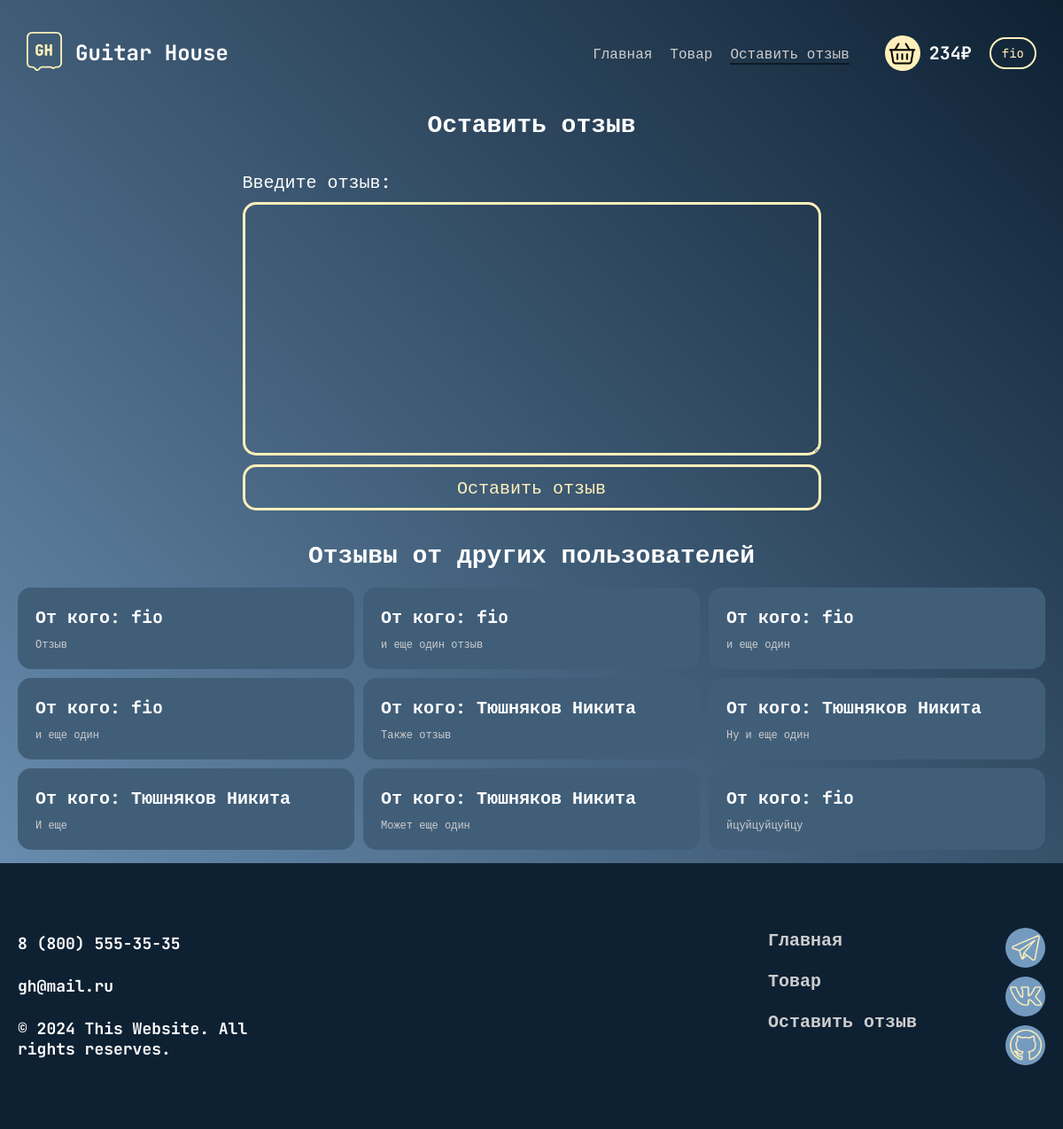
Page /contact (signed in) on the earlier database version.
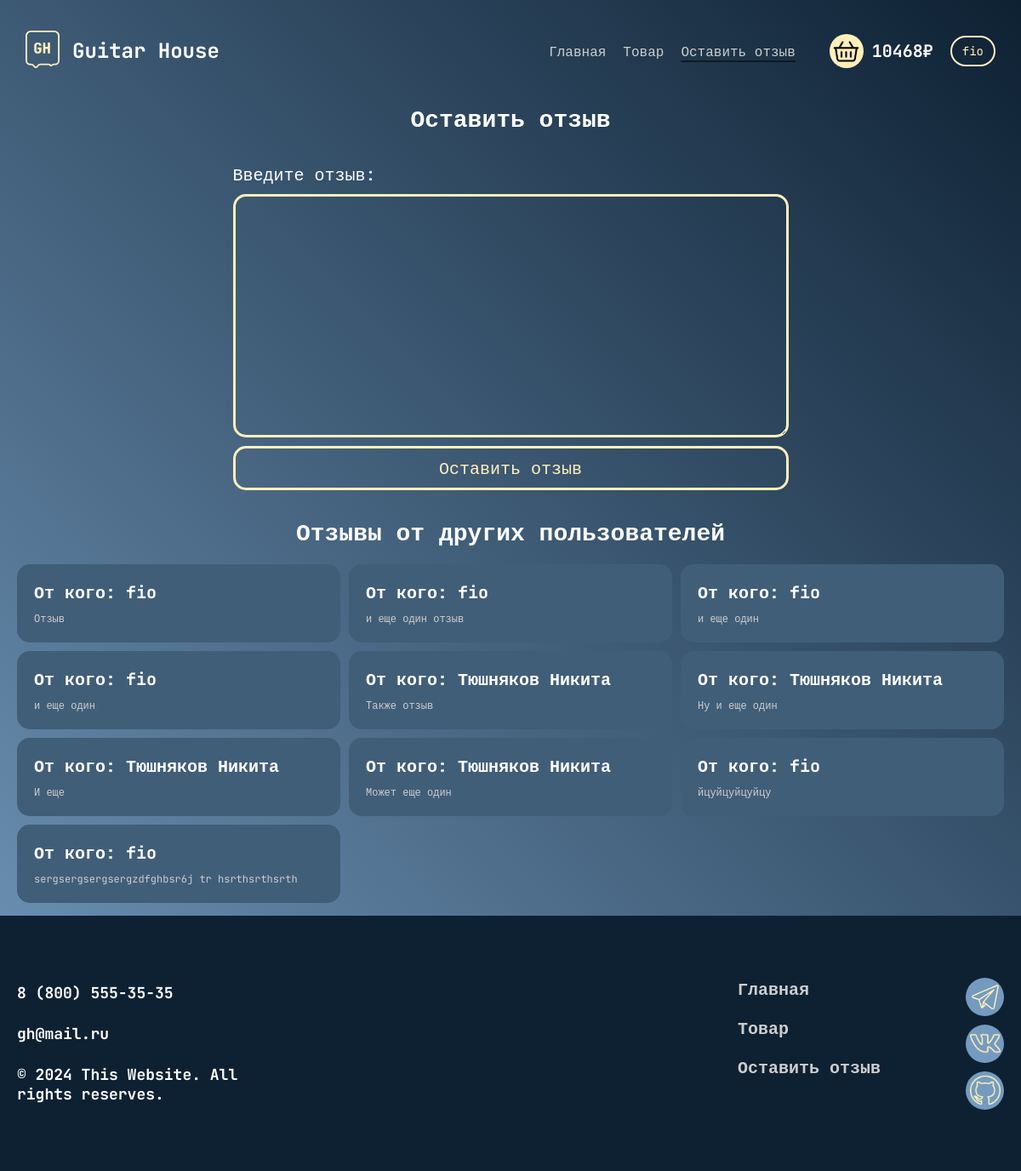
Same page on the later database version.
### data/feedbacks.py (models this page shows)
class Feedback(SqlAlchemyBase, UserMixin, SerializerMixin):
    __tablename__ = 'feedbacks'
    id = sqlalchemy.Column(sqlalchemy.Integer,
                           primary_key=True, autoincrement=True)
    text = sqlalchemy.Column(sqlalchemy.String,
                                    default="NULL")
    date = sqlalchemy.Column(sqlalchemy.DateTime,
                             default=datetime.datetime.now)
    user_id = sqlalchemy.Column(sqlalchemy.Integer,
                                sqlalchemy.ForeignKey("users.id"))
    user = orm.relationship('User')

### data/users.py (models this page shows, shortened)
class User(SqlAlchemyBase, UserMixin, SerializerMixin):
    __tablename__ = 'users'
    id = sqlalchemy.Column(
        sqlalchemy.Integer,
        primary_key=True,
        autoincrement=True
    )
    email = sqlalchemy.Column(
        sqlalchemy.String,
        index=True,
        unique=True,
    )
    full_name = sqlalchemy.Column(sqlalchemy.String)
    age = sqlalchemy.Column(sqlalchemy.Integer)
    birthday = sqlalchemy.Column(
        sqlalchemy.DateTime,
        default=datetime.datetime.now
    )
    hashed_password = sqlalchemy.Column(sqlalchemy.String)
    product = orm.relationship("Product", back_populates='user')
    feedback = orm.relationship("Feedback", back_populates='user')
    cart = orm.relationship("Cart", back_populates='user')

### main.py (the view, shortened to what this page needs)
@app.route('/contact', methods=['GET', 'POST'])
def contact():
    form = FeedbackForm()
    db_sess = db_session.create_session()
    summary = 0
    try:
        sum_price = db_sess.query(Cart.price).filter(Cart.user_id == current_user.id)
        for i in sum_price:
            summary += i[0]
    except AttributeError:
        summary = 0
    feedback = db_sess.query(Feedback).all()
    return render_template(
        'contact.html',
        title='Guitar House / Контакты',
        css=url_for('static', filename='css/contact.css'),
        js=url_for('static', filename='js/main.js'),
        form=form,
        feedback=feedback,
        sum_price=summary
    )

### forms/feedback.py
class FeedbackForm(FlaskForm):
    text = TextAreaField("Введите отзыв: ", validators=[DataRequired()])
    submit = SubmitField('Оставить отзыв')

### data/db_session.py (called while the page is built)
def create_session() -> Session:
    global __factory
    return __factory()

### main.py (called while the page is built)
@login_manager.user_loader
def load_user(user_id):
    db_sess = db_session.create_session()
    return db_sess.query(User).get(user_id)

### templates/contact.html (shortened to what this page needs)
{% extends "base.html" %}
{% block content %}
<main>
  <section class="leave-feedback">
    <article>
      <h1>Оставить отзыв</h1>
    </article>
    <div class="container">
      <form action="/contact" method="post">
        <div>
          {{ form.text.label }}
          {{ form.text(cols="50", rows="10") }}
        </div>
        <div>
          {% if current_user.is_authenticated %}
            {{ form.submit(type="submit", class="btn btn_feedback") }}
          {% endif %}
        </div>
      </form>
    </div>
  </section>
  <section class="feedbacks">
    <div class="container">
      <div class="feedbacks__wraper">
        <article>
          <h1>Отзывы от других пользователей</h1>
        </article>
        <div class="feedbacks__items">
          {% for item in feedback %}
            <div class="item{{item.id}} item">
              <h3>От кого: {{ item.user.full_name }} </h3>
              <p>
                {{ item.text }}
              </p>
            </div>
          {% else %}
            <h1 class="no-feedback">Отзывов пока что нет</h1>
          {% endfor %}
        </div>
      </div>
    </div>
  </section>
</main>
{% endblock %}

### templates/base.html (shortened to what this page needs)
<!DOCTYPE html>
<html lang="en">
  <head>
    <link rel="stylesheet" href="{{ css }}">
  </head>
  <body>
    <div class="wraper">
      <header>
        <a class="header__logo" href="/">
          <img src="{{ url_for('static', filename='img/logo.svg') }}" alt="logo">
          <h2>Guitar House</h2>
        </a>
        <div class="burger-navigation">
          <nav class="header__navigation">
            <ul>
              <li><a href="/"> Главная</a></li>
              <li><a href="/shop"> Товар</a></li>
              <li><a href="/contact"> Оставить отзыв</a></li>
            </ul>
          </nav>
          <section class="header__blocks">
            <a class="header__cart cart" href="/cart">
              <div class="cart__icon">
                <img src="{{ url_for('static', filename='img/cart.svg') }}" alt="cart-icon">
              </div>
              <h3 class="cart__sum">{{ sum_price }}₽</h3>
            </a>
            {% if current_user.is_authenticated %}
              <div class="header__btn-acc btn-acc">
                <form action="/account">
                  <button class="btn btn_acc">
                    {{ current_user.full_name }}
                  </button>
                </form>
              </div>
            {% endif %}
          </section>
        </div>
      </header>
      {% block content %}{% endblock %}
      <footer>
        <div class="container">
          <div class="footer__wraper">
            <section class="footer__text">
              <h3 class="text__number">8 (800) 555-35-35</h3>
              <h3 class="text__email">gh@mail.ru</h3>
              <h3 class="text__right">&copy; 2024 This Website. All rights reserves.</h3>
            </section>
            <nav class="footer__navigation">
              <ul class="footer__sites">
                <li> <a href="/">Главная</a></li>
                <li> <a href="/shop">Товар</a></li>
                <li> <a href="/contact">Оставить отзыв</a></li>
              </ul>
              <div class="footer__tg">
                <a href="https://t.me/MamaKupiSnikers" target="_blank">
                  <img src="{{ url_for('static', filename='img/tg.svg') }}" alt="tg">
                </a>
                <a href="https://vk.com/mama_kupi_snikers" target="_blank">
                  <img src="{{ url_for('static', filename='img/vk.png') }}" alt="vk">
                </a>
                <a href="https://github.com/nais2008" target="_blank">
                  <img src="{{ url_for('static', filename='img/github.png') }}" alt="gh">
                </a>
              </div>
            </nav>
          </div>
        </div>
      </footer>
    </div>
  </body>
</html>

Differences in the rows shown:
added Feedback: user.full_name "fio", text "sergsergsergsergzdfghbsr6j tr hsrthsrthsrth"
Other differences:
{{ sum_price }}: "234" → "10468"
